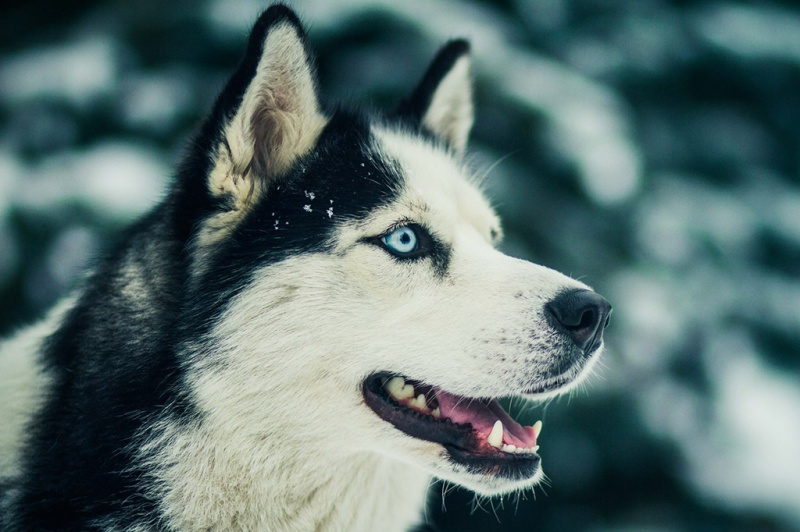
//> input picture Lab1-4/husky.jpg, 800 x 532 px
$ ./lab3_6   (built with g++ and OpenCV 4)
//> lines starting //> are read from the running program, lines starting //| are printed output that depends on the picture
#include <iostream>
#include <cmath>
#include <opencv2/opencv.hpp>
#include <opencv2/videoio.hpp>
#include <opencv2/highgui.hpp>
#include <opencv2/imgcodecs.hpp>

using namespace cv;
using namespace std;

int round_angle(float sum_gx, float sum_gy)
{
	float tangens = tan(sum_gy / sum_gx);
	int fi = -1;

	if (((sum_gx > 0) && (sum_gy < 0) && (tangens < -2.414)) || ((sum_gx < 0) && (sum_gy < 0) && (tangens > 2.414)))
        fi = 0;
    else
    	if ((sum_gx > 0) && (sum_gy < 0) && (tangens < -0.414))
        	fi = 1;
	    else
	    	if (((sum_gx > 0) && (sum_gy < 0) && (tangens > -0.414)) || ((sum_gx > 0) && (sum_gy > 0) && (tangens < 0.414)))
	        	fi = 2;
		    else
		    	if ((sum_gx > 0) && (sum_gy > 0) && (tangens < 2.414))
		        	fi = 3;
			    else
			    	if (((sum_gx > 0) && (sum_gy > 0) && (tangens > 2.414)) || ((sum_gx < 0) && (sum_gy > 0) && (tangens < -2.414)))
			        	fi = 4;
				    else
				    	if ((sum_gx < 0) && (sum_gy > 0) && (tangens < -0.414))
				        	fi = 5;
					    else
					    	if (((sum_gx < 0) && (sum_gy > 0) && (tangens > -0.414)) || ((sum_gx < 0) && (sum_gy < 0) && (tangens < 0.414)))
					        	fi = 6;
						    else
						    	if ((sum_gx < 0) && (sum_gy < 0) && (tangens < 2.414))
						        	fi = 7;
    return fi;
}

int** non_maximum_suppression(int** grad_lenght, int** grad_angle, int** img, int h, int w)
{
	int** img2 = new int*[h];

    for (int i = 0; i < h; i++)
        img2[i] = new int[w];

    for (int i = 0; i < h; i++)
    	for (int j = 0; j < w; j++)
    		img2[i][j] = img[i][j];

	for (int i = 3; i < h - 3; i++)
		for (int j = 3; j < w - 3; j++) {
			img2[i][j] = 0;
			if ((grad_angle[i][j] == 6) || (grad_angle[i][j] == 2))
				if ((grad_lenght[i][j] > grad_lenght[i][j - 1]) && (grad_lenght[i][j] > grad_lenght[i][j + 1]))
					img2[i][j] = 255;
				else
					img2[i][j] = 0;
			else
				if ((grad_angle[i][j] == 4) || (grad_angle[i][j] == 0))
					if ((grad_lenght[i][j] > grad_lenght[i - 1][j]) && (grad_lenght[i][j] > grad_lenght[i + 1][j]))
						img2[i][j] = 255;
					else
						img2[i][j] = 0;
				else
					if ((grad_angle[i][j] == 5) || (grad_angle[i][j] == 1))
						if ((grad_lenght[i][j] > grad_lenght[i + 1][j - 1]) && (grad_lenght[i][j] > grad_lenght[i - 1][j + 1]))
							img2[i][j] = 255;
						else
							img2[i][j] = 0;
					else
						if ((grad_angle[i][j] == 7) || (grad_angle[i][j] == 2))
							if ((grad_lenght[i][j] > grad_lenght[i - 1][j - 1]) && (grad_lenght[i][j] > grad_lenght[i + 1][j + 1]))
								img2[i][j] = 255;
							else
								img2[i][j] = 0;
		}
	return img2;
}

int** double_filtration(int max_grad_lenght, int** grad_lenght, int** img, int h, int w)
{
	int** img2 = new int*[h];

    for (int i = 0; i < h; i++)
        img2[i] = new int[w];

    for (int i = 0; i < h; i++)
    	for (int j = 0; j < w; j++)
    		img2[i][j] = img[i][j];

	int low_level = max_grad_lenght / 5;
	int high_level = max_grad_lenght / 2;

	for (int i = 4; i < h - 4; i++)
		for (int j = 4; j < w - 4; j++)
			if (img2[i][j] == 255)
				if (grad_lenght[i][j] < low_level)
					img2[i][j] = 0;
				else
					if (grad_lenght[i][j] < high_level)
					{
						img2[i][j] = 0;
						for (int k = 0; k < 8; k++)
							for (int g = 0; g < 8; g++)
								if ((k != 4) && (g != 4) && (img2[i - 4 + k][j - 4 + g] == 255))
									img2[i][j] = 255;
					}
	return img2;
}

void method_Canny(string path)
{
//> called with path = "husky.jpg"
	Mat gray_image_mat = imread(path, CV_8UC1);
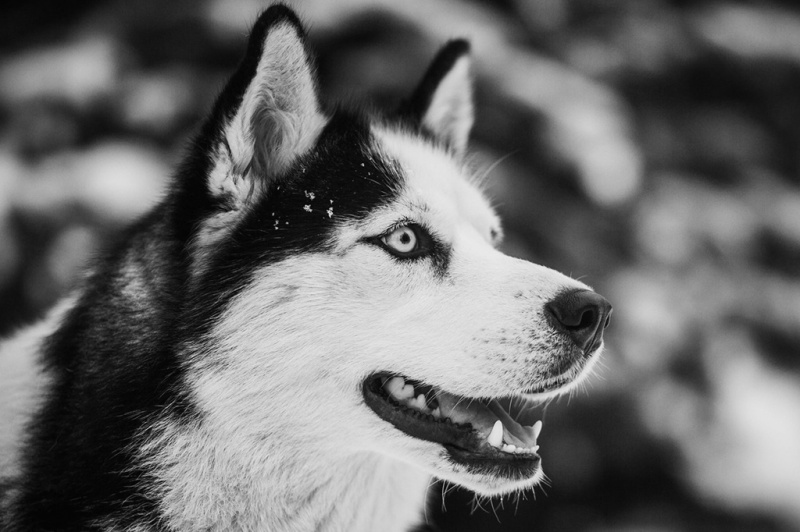
//> gray_image_mat: 532 rows x 800 cols, CV_8UC1; min 0, max 235, mean 105.3

    GaussianBlur(gray_image_mat, gray_image_mat, Size(7,7), 11, 11);

	int h = gray_image_mat.rows;
//> h = 532
    int w = gray_image_mat.cols;
//> w = 800
    float fi;
    int** gray_image = new int*[h];
    int** grad_lenght = new int*[h];
    int** grad_angle = new int*[h];

    for (int i = 0; i < h; i++) {
        gray_image[i] = new int[w];
        grad_lenght[i] = new int[w];
        grad_angle[i] = new int[w];
    }

    for (int i = 0; i < h; i++)
        for (int j = 0; j < w; j++) {
            gray_image[i][j] = (int)gray_image_mat.at<uchar>(i,j);
            grad_lenght[i][j] =  0;
            grad_angle[i][j] =  0;
        }

    int** gx = new int*[3];
    int** gy = new int*[3];

    for (int i = 0; i < 3; i++) {
    	gx[i] = new int[3];
    	gy[i] = new int[3];
    }

    gx[0][0] = -1;
    gx[0][1] = 0;
    gx[0][2] = 1;

    gx[1][0] = -2;
    gx[1][1] = 0;
    gx[1][2] = 2;

    gx[2][0] = -1;
    gx[2][1] = 0;
    gx[2][2] = 1;

    gy[0][0] = -1;
    gy[0][1] = -2;
    gy[0][2] = -1;

    gy[1][0] = 0;
    gy[1][1] = 0;
    gy[1][2] = 0;

    gy[2][0] = 1;
    gy[2][1] = 2;
    gy[2][2] = 1;

    int len_gx = 3;
    float max_grad_lenght = 0;

    for (int i = len_gx / 2; i < h - len_gx % 2; i++)
    	for (int j = len_gx / 2; j < w - len_gx % 2; j++) {
    		float sum_gx = 0, sum_gy = 0;

    		for (int k = 0; k < len_gx; k++)
    			for (int g = 0; g < len_gx; g++) {
    				sum_gx += gx[k][g] * gray_image[k - len_gx / 2 + i][g - len_gx / 2 + j];
                    sum_gy += gy[k][g] * gray_image[k - len_gx / 2 + i][g - len_gx / 2 + j];
    			}
    		float grad_lenght_temp = sqrt(sum_gx * sum_gx + sum_gy * sum_gy);
    		if (sum_gx == 0.0)
                sum_gx = 0.0000001;
            fi = round_angle(sum_gx, sum_gy);
            grad_lenght[i][j] = grad_lenght_temp;
            grad_angle[i][j] = fi;
            max_grad_lenght = max(max_grad_lenght, grad_lenght_temp);
    	}
//> this loop made 530 passes
//> (fi, max_grad_lenght) on passes 1 to 3: (2, 78.89), (2, 99.01), (3, 121.6)
//> after the loop, fi = 2; max_grad_lenght = 230.6

    gray_image = non_maximum_suppression(grad_lenght, grad_angle, gray_image, h, w);
    gray_image = double_filtration(max_grad_lenght, grad_lenght, gray_image, h, w);

    namedWindow("Display window", WINDOW_AUTOSIZE);

    for (int i = 0; i < h; i++) {
        for (int j = 0; j < w; j++)
            gray_image_mat.at<uchar>(i,j) = (uchar)gray_image[i][j];
    }
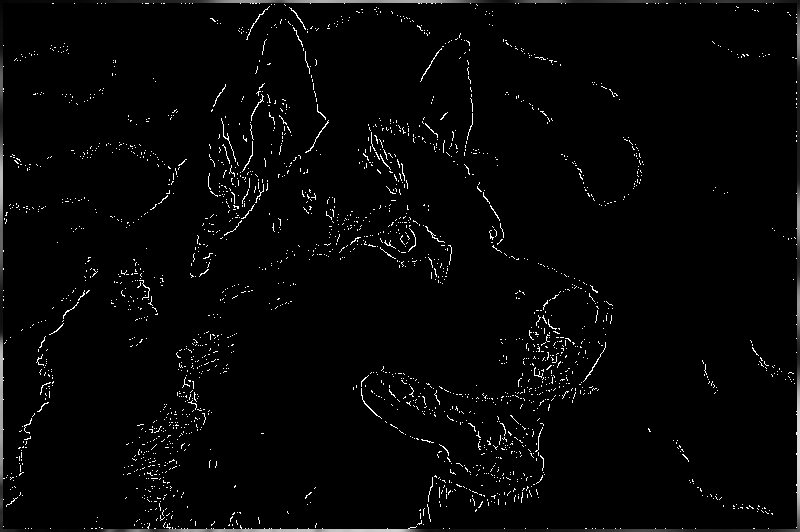
//> gray_image_mat: 532 rows x 800 cols, CV_8UC1; min 0, max 255, mean 5.9

    imshow("Display window", gray_image_mat);
    waitKey(0);
    destroyAllWindows();
}

int main(int argc, char** argv)
{
	method_Canny("husky.jpg");
    return 0;
}
